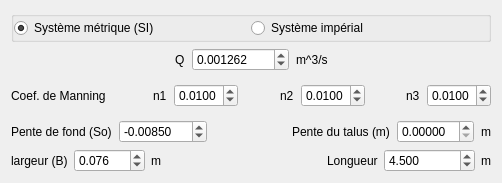
          <widget class="QWidget" name="tab_3">
           <attribute name="title">
            <string>Données du canal</string>
           </attribute>
           <layout class="QVBoxLayout" name="verticalLayout_8">
            <item>
             <widget class="QGroupBox" name="groupBox_7">
              <property name="title">
               <string/>
              </property>
              <layout class="QHBoxLayout" name="horizontalLayout_20">
               <property name="spacing">
                <number>0</number>
               </property>
               <property name="leftMargin">
                <number>0</number>
               </property>
               <property name="topMargin">
                <number>0</number>
               </property>
               <property name="rightMargin">
                <number>0</number>
               </property>
               <property name="bottomMargin">
                <number>0</number>
               </property>
               <item>
                <widget class="QRadioButton" name="radioButton_SI">
                 <property name="text">
                  <string>Système métrique (SI)</string>
                 </property>
                 <property name="checked">
                  <bool>true</bool>
                 </property>
                </widget>
               </item>
               <item>
                <widget class="QRadioButton" name="radioButton_AngloSaxon">
                 <property name="text">
                  <string>Système impérial</string>
                 </property>
                </widget>
               </item>
              </layout>
             </widget>
            </item>
            <item>
             <layout class="QHBoxLayout" name="horizontalLayout">
              <property name="spacing">
               <number>7</number>
              </property>
              <item>
               <spacer name="horizontalSpacer_16">
                <property name="orientation">
                 <enum>Qt::Orientation::Horizontal</enum>
                </property>
                <property name="sizeHint" stdset="0">
                 <size>
                  <width>40</width>
                  <height>20</height>
                 </size>
                </property>
               </spacer>
              </item>
              <item>
               <widget class="QLabel" name="label">
                <property name="text">
                 <string>Q</string>
                </property>
               </widget>
              </item>
              <item>
               <widget class="QDoubleSpinBox" name="doubleSpinBox_Q">
                <property name="minimumSize">
                 <size>
                  <width>0</width>
                  <height>19</height>
                 </size>
                </property>
                <property name="decimals">
                 <number>6</number>
                </property>
                <property name="maximum">
                 <double>5000.000000000000000</double>
                </property>
                <property name="singleStep">
                 <double>0.000001000000000</double>
                </property>
                <property name="value">
                 <double>0.001262000000000</double>
                </property>
               </widget>
              </item>
              <item>
               <widget class="QLabel" name="label_unite_Q">
                <property name="text">
                 <string>m^3/s</string>
                </property>
                <property name="textFormat">
                 <enum>Qt::TextFormat::AutoText</enum>
                </property>
               </widget>
              </item>
              <item>
               <spacer name="horizontalSpacer_27">
                <property name="orientation">
                 <enum>Qt::Orientation::Horizontal</enum>
                </property>
                <property name="sizeHint" stdset="0">
                 <size>
                  <width>40</width>
                  <height>20</height>
                 </size>
                </property>
               </spacer>
              </item>
             </layout>
            </item>
            <item>
             <layout class="QHBoxLayout" name="horizontalLayout_3">
              <property name="spacing">
               <number>7</number>
              </property>
              <item>
               <widget class="QLabel" name="label_11">
                <property name="minimumSize">
                 <size>
                  <width>0</width>
                  <height>0</height>
                 </size>
                </property>
                <property name="text">
                 <string>Coef. de Manning</string>
                </property>
                <property name="wordWrap">
                 <bool>true</bool>
                </property>
               </widget>
              </item>
              <item>
               <spacer name="horizontalSpacer_7">
                <property name="orientation">
                 <enum>Qt::Orientation::Horizontal</enum>
                </property>
                <property name="sizeHint" stdset="0">
                 <size>
                  <width>40</width>
                  <height>20</height>
                 </size>
                </property>
               </spacer>
              </item>
              <item>
               <widget class="QLabel" name="label_19">
                <property name="text">
                 <string>n1</string>
                </property>
                <property name="wordWrap">
                 <bool>true</bool>
                </property>
               </widget>
              </item>
              <item>
               <widget class="QDoubleSpinBox" name="doubleSpinBox_coefManning_1">
                <property name="minimumSize">
                 <size>
                  <width>0</width>
                  <height>19</height>
                 </size>
                </property>
                <property name="decimals">
                 <number>4</number>
                </property>
                <property name="maximum">
                 <double>0.100000000000000</double>
                </property>
                <property name="singleStep">
                 <double>0.000100000000000</double>
                </property>
                <property name="value">
                 <double>0.010000000000000</double>
                </property>
               </widget>
              </item>
              <item>
               <spacer name="horizontalSpacer_25">
                <property name="orientation">
                 <enum>Qt::Orientation::Horizontal</enum>
                </property>
                <property name="sizeHint" stdset="0">
                 <size>
                  <width>13</width>
                  <height>37</height>
                 </size>
                </property>
               </spacer>
              </item>
              <item>
               <widget class="QLabel" name="label_20">
                <property name="text">
                 <string>n2</string>
                </property>
                <property name="wordWrap">
                 <bool>true</bool>
                </property>
               </widget>
              </item>
              <item>
               <widget class="QDoubleSpinBox" name="doubleSpinBox_coefManning_2">
                <property name="minimumSize">
                 <size>
                  <width>0</width>
                  <height>19</height>
                 </size>
                </property>
                <property name="decimals">
                 <number>4</number>
                </property>
                <property name="maximum">
                 <double>0.100000000000000</double>
                </property>
                <property name="singleStep">
                 <double>0.000100000000000</double>
                </property>
                <property name="value">
                 <double>0.010000000000000</double>
                </property>
               </widget>
              </item>
              <item>
               <spacer name="horizontalSpacer_26">
                <property name="orientation">
                 <enum>Qt::Orientation::Horizontal</enum>
                </property>
                <property name="sizeHint" stdset="0">
                 <size>
                  <width>13</width>
                  <height>37</height>
                 </size>
                </property>
               </spacer>
              </item>
              <item>
               <widget class="QLabel" name="label_21">
                <property name="text">
                 <string>n3</string>
                </property>
                <property name="wordWrap">
                 <bool>true</bool>
                </property>
               </widget>
              </item>
              <item>
               <widget class="QDoubleSpinBox" name="doubleSpinBox_coefManning_3">
                <property name="minimumSize">
                 <size>
                  <width>0</width>
                  <height>19</height>
                 </size>
                </property>
                <property name="decimals">
                 <number>4</number>
                </property>
                <property name="maximum">
                 <double>0.100000000000000</double>
                </property>
                <property name="singleStep">
                 <double>0.000100000000000</double>
                </property>
                <property name="value">
                 <double>0.010000000000000</double>
                </property>
               </widget>
              </item>
             </layout>
            </item>
            <item>
             <layout class="QHBoxLayout" name="horizontalLayout_4">
              <property name="spacing">
               <number>7</number>
              </property>
              <item>
               <widget class="QLabel" name="label_3">
                <property name="text">
                 <string>Pente de fond (So)</string>
                </property>
                <property name="wordWrap">
                 <bool>true</bool>
                </property>
               </widget>
              </item>
              <item>
               <widget class="QDoubleSpinBox" name="doubleSpinBox_S0">
                <property name="minimumSize">
                 <size>
                  <width>0</width>
                  <height>0</height>
                 </size>
                </property>
                <property name="decimals">
                 <number>5</number>
                </property>
                <property name="minimum">
                 <double>-100.000000000000000</double>
                </property>
                <property name="maximum">
                 <double>100.000000000000000</double>
                </property>
                <property name="singleStep">
                 <double>0.001000000000000</double>
                </property>
                <property name="value">
                 <double>-0.008500000000000</double>
                </property>
               </widget>
              </item>
              <item>
               <spacer name="horizontalSpacer_20">
                <property name="orientation">
                 <enum>Qt::Orientation::Horizontal</enum>
                </property>
                <property name="sizeHint" stdset="0">
                 <size>
                  <width>78</width>
                  <height>20</height>
                 </size>
                </property>
               </spacer>
              </item>
              <item>
               <widget class="QLabel" name="label_m">
                <property name="text">
                 <string>Pente du talus (m)</string>
                </property>
                <property name="wordWrap">
                 <bool>true</bool>
                </property>
               </widget>
              </item>
              <item>
               <widget class="QDoubleSpinBox" name="doubleSpinBox_m">
                <property name="minimumSize">
                 <size>
                  <width>0</width>
                  <height>19</height>
                 </size>
                </property>
                <property name="decimals">
                 <number>5</number>
                </property>
                <property name="maximum">
                 <double>10.000000000000000</double>
                </property>
                <property name="singleStep">
                 <double>0.001000000000000</double>
                </property>
                <property name="value">
                 <double>0.000000000000000</double>
                </property>
               </widget>
              </item>
              <item>
               <widget class="QLabel" name="label_unite_m">
                <property name="text">
                 <string>m</string>
                </property>
               </widget>
              </item>
             </layout>
            </item>
            <item>
             <layout class="QHBoxLayout" name="horizontalLayout_7">
              <item>
               <widget class="QLabel" name="label_4">
                <property name="text">
                 <string>largeur (B)</string>
                </property>
               </widget>
              </item>
              <item>
               <widget class="QDoubleSpinBox" name="doubleSpinBox_b">
                <property name="minimumSize">
                 <size>
                  <width>0</width>
                  <height>19</height>
                 </size>
                </property>
                <property name="decimals">
                 <number>3</number>
                </property>
                <property name="minimum">
                 <double>0.000000000000000</double>
                </property>
                <property name="maximum">
                 <double>500.000000000000000</double>
                </property>
                <property name="value">
                 <double>0.076000000000000</double>
                </property>
               </widget>
              </item>
              <item>
               <widget class="QLabel" name="label_unite_B">
                <property name="text">
                 <string>m</string>
                </property>
               </widget>
              </item>
              <item>
               <spacer name="horizontalSpacer_22">
                <property name="orientation">
                 <enum>Qt::Orientation::Horizontal</enum>
                </property>
                <property name="sizeHint" stdset="0">
                 <size>
                  <width>40</width>
                  <height>20</height>
                 </size>
                </property>
               </spacer>
              </item>
              <item>
               <widget class="QLabel" name="label_L">
                <property name="text">
                 <string>Longueur</string>
                </property>
               </widget>
              </item>
              <item>
               <widget class="QDoubleSpinBox" name="doubleSpinBox_L">
                <property name="minimumSize">
                 <size>
                  <width>0</width>
                  <height>19</height>
                 </size>
                </property>
                <property name="decimals">
                 <number>3</number>
                </property>
                <property name="maximum">
                 <double>350000.000000000000000</double>
                </property>
                <property name="value">
                 <double>4.500000000000000</double>
                </property>
               </widget>
              </item>
              <item>
               <widget class="QLabel" name="label_unite_L">
                <property name="text">
                 <string>m</string>
                </property>
               </widget>
              </item>
             </layout>
            </item>
           </layout>
          </widget>
